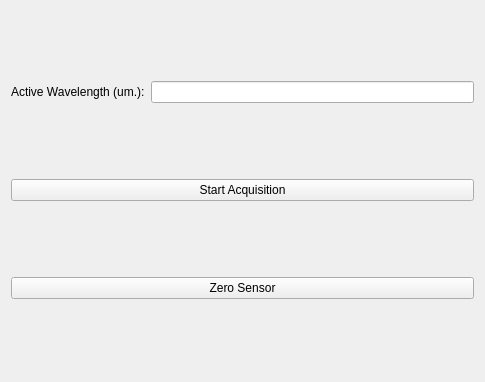
<?xml version="1.0" encoding="UTF-8"?>
<ui version="4.0">
 <class>Form</class>
 <widget class="QWidget" name="Form">
  <property name="geometry">
   <rect>
    <x>0</x>
    <y>0</y>
    <width>485</width>
    <height>382</height>
   </rect>
  </property>
  <property name="windowTitle">
   <string>Form</string>
  </property>
  <layout class="QGridLayout" name="gridLayout">
   <item row="1" column="1">
    <widget class="QLineEdit" name="powermax_livedisplay_activewavelength_ledit"/>
   </item>
   <item row="1" column="0">
    <widget class="QLabel" name="powermax_livedisplay_activewavelength_label">
     <property name="text">
      <string>Active Wavelength (um.):</string>
     </property>
    </widget>
   </item>
   <item row="3" column="0" colspan="2">
    <widget class="QPushButton" name="powermax_zerosensor_button">
     <property name="text">
      <string>Zero Sensor</string>
     </property>
    </widget>
   </item>
   <item row="2" column="0" colspan="2">
    <widget class="QPushButton" name="powermax_livedisplay_startstop_button">
     <property name="text">
      <string>Start Acquisition</string>
     </property>
    </widget>
   </item>
   <item row="0" column="0" colspan="2">
    <layout class="QGridLayout" name="gridLayout_2"/>
   </item>
  </layout>
 </widget>
 <resources/>
 <connections/>
</ui>
